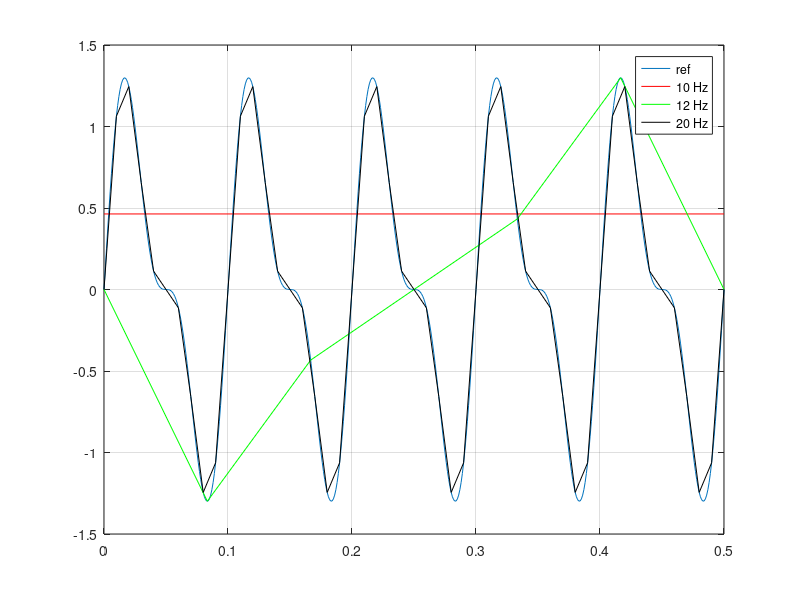

Source code (MATLAB):
function A = aliasing_gustavo()
f = 10;
T = 1/f;
Tmax = 5*T;
t = 0:T/100:Tmax;
phi = 0;
% ref
for ii=1:length(t)
    y(ii) = seno(t(ii), f, phi);
end

f_12 = 12;
T_12 = 1/f_12;
t_12 = 0:T_12:Tmax;
for ii=1:length(t_12)
    y_12(ii) = seno(t_12(ii), f, phi);
end

f_10 = 10;
T_10 = 1/f_10;
t_10 = 0:T_10:Tmax;
for ii=1:length(t_10)
    y_10(ii) = seno(t_10(ii), f,pi/10);
end

f_20 = 100;
T_20 = 1/f_20;
t_20 = 0:T_20:Tmax;
for ii=1:length(t_20)
    y_20(ii) = seno(t_20(ii), f,0);
end

plot(t,y, '-', t_10, y_10, 'r', t_12, y_12, 'g', t_20, y_20, 'k')
grid on
legend('ref','10 Hz','12 Hz', '20 Hz')
end

function y = seno(t, f,phi)
y = sin(2*pi*f*t + phi) + 0.5*sin(2*pi*2*f*t + phi);
end